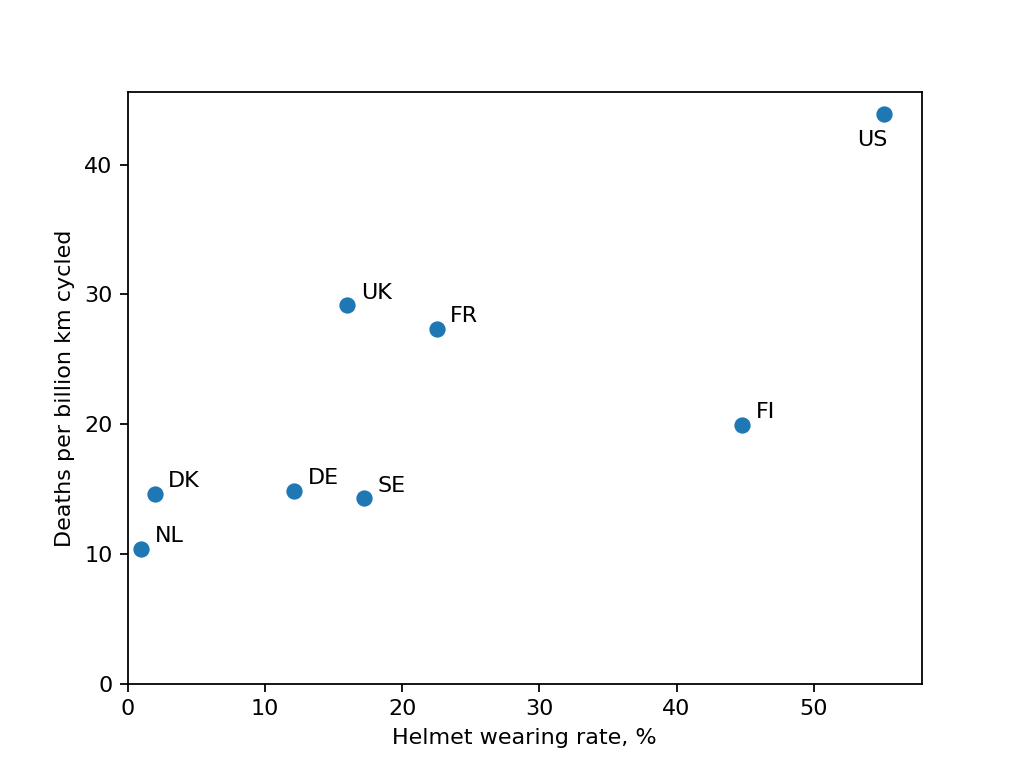
#> input picture scatter.png, 1024 x 768 px
$ python combinefig.py
#> lines starting #> are read from the running program, lines starting #| are printed output that depends on the picture
import sys
from PIL import Image

images = [Image.open(x) for x in ['scatter.png','data.png']]
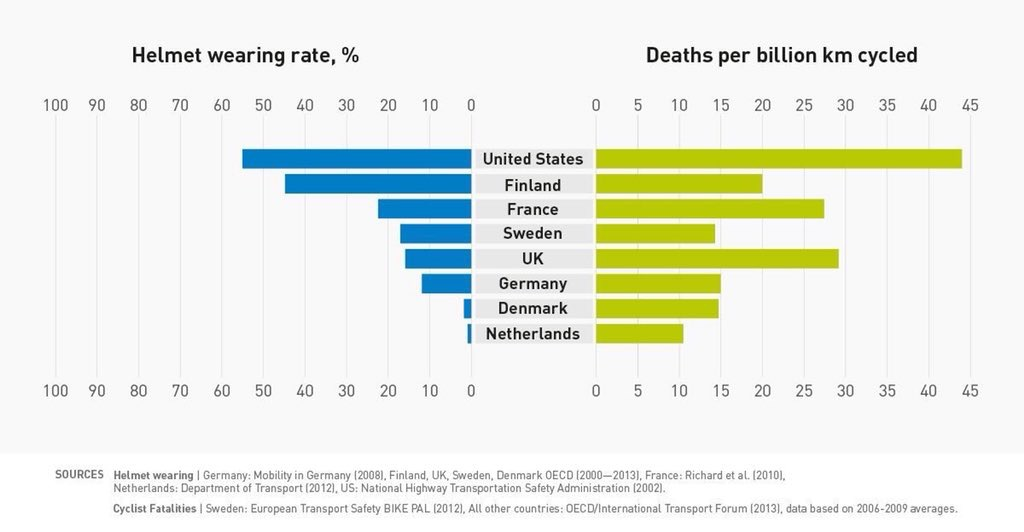
#> input picture data.png, 1024 x 532 px
#> images = 2 items

widths, heights = zip(*(i.size for i in images))
#> widths = (1024, 1024); heights = (768, 532)

height = sum(heights)
#> height = 1300
new_im = new_im = Image.new('RGB', (widths[0], height))
#> new_im: PIL image 1024x1300 RGB; every value is 0

new_im.paste(images[0], (0,0))
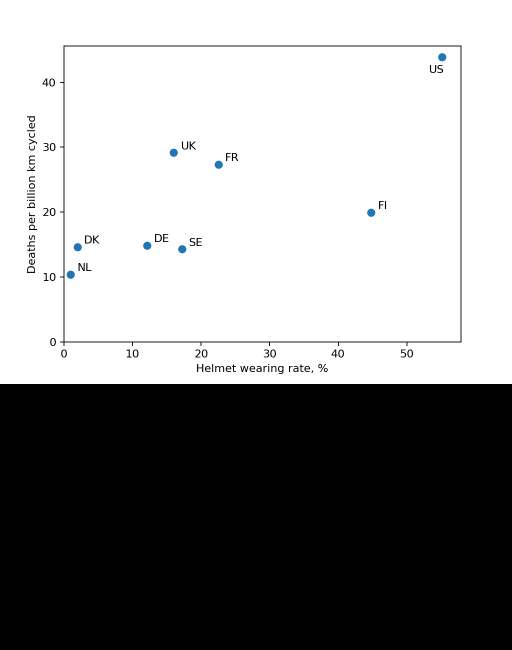
#> new_im: PIL image 1024x1300 RGB (shown at 1/2 size); mean R, G, B 148.4, 148.5, 148.6
new_im.paste(images[1],(0,heights[0]))
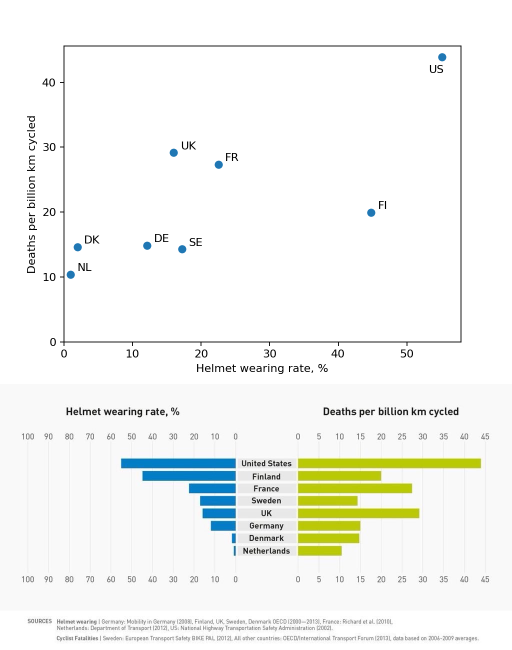
#> new_im: PIL image 1024x1300 RGB (shown at 1/2 size); mean R, G, B 244.7, 246.3, 243

new_im.save('combined.png')
